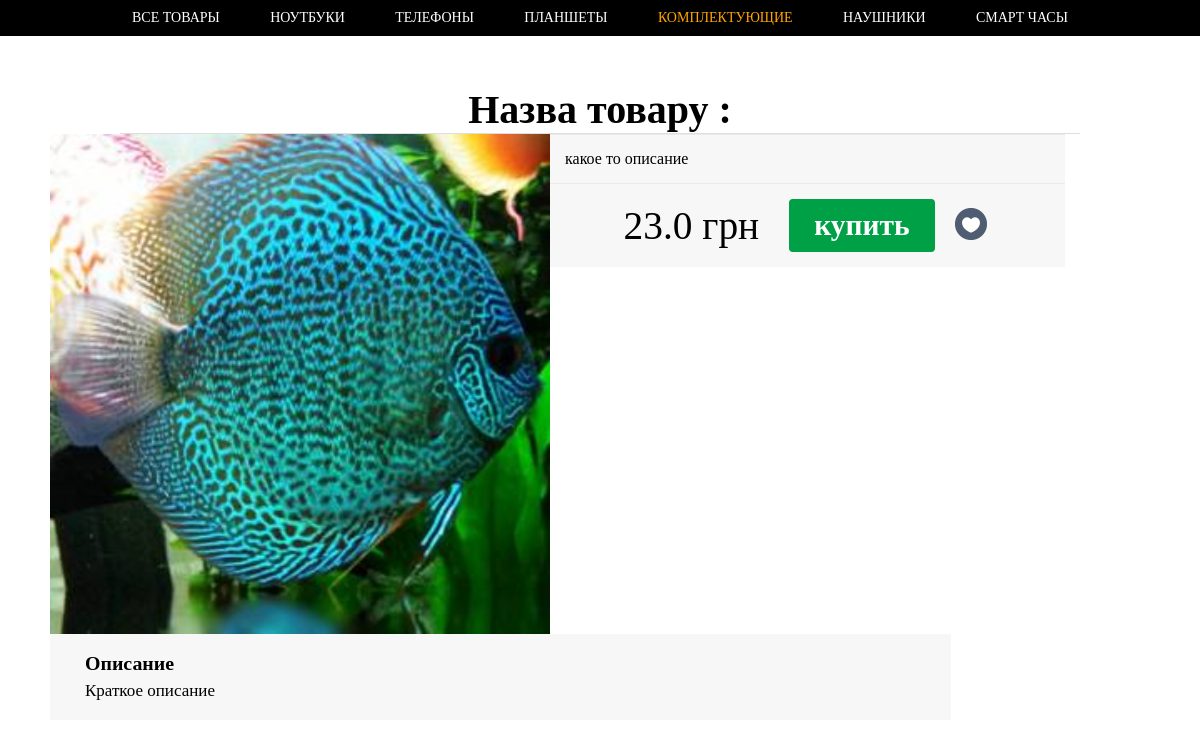
The page /source-detail-item/2 on the database its author committed.
### category/models.py (models this page shows, shortened)
class SourceDetail(models.Model):
    category  = models.ForeignKey(Category , on_delete=models.CASCADE , verbose_name="Комлектующие в категории")
    title = models.CharField(max_length=255 , verbose_name='Назва', default='')
    short_desc = models.CharField(max_length=255 , verbose_name='Краткое описание' , default='Краткое описание')
    image  = models.ImageField(upload_to='images/')
    price = models.FloatField()
    content  = RichTextUploadingField(default='')

### category/views.py (the view)
# urls.py: path('source-detail-item/<int:id>', views.source_detail_item, name='source_detail_item'),
def source_detail_item(request , id):
    object_source  = SourceDetail.objects.get(id=id)
    ctx  = {}
    ctx['object'] = object_source
    ctx['category_name'] = 'source_details'
    print(id)
    return render(request , 'category/source_detail_item.html' , ctx)

### category/models.py (called while the page is built)
    def __str__(self):
        return self.name

### eshop/templates/category/source_detail_item.html
{% extends 'category/index.html' %}
{% load static %}
{% block content %}
 <h1>Назва товару :{{ object.title }}</h1>
 <div class="object-item" style="  margin-left: -70px;">
        {% if object.image %}
        <img  src="{{ object.image.url }}" alt="">
        {% endif  %}
        <div class="desc-item-wrap">
            <div class="desc-item">
                {{ object.content|safe }}
            </div>
            <div class="desc-item">
                 <div class="btns">
                     <p class="price">{{ object.price }} грн</p>
                  <a data-id="{{ object.id }}" data-category = '{{ object.category }}' class="js-add-backet to_backet" href="{% url 'backet:add-to-backet' object.id object.category %}">купить</a>
                    <a href="">
                        <img class="heart-icon" src="{% static 'image/heart.png' %}" alt="">
                    </a>
                </div>
         </div>
        </div>
        <div class="desc">
            <h3 class="left" >Описание</h3>
            <p class="right">{{ object.short_desc }}</p>
        </div>
    </div>
{% endblock %}

### rows shown on the page
SourceDetail: image (picture), content "какое то описание", price "23.0", short_desc "Краткое описание"
